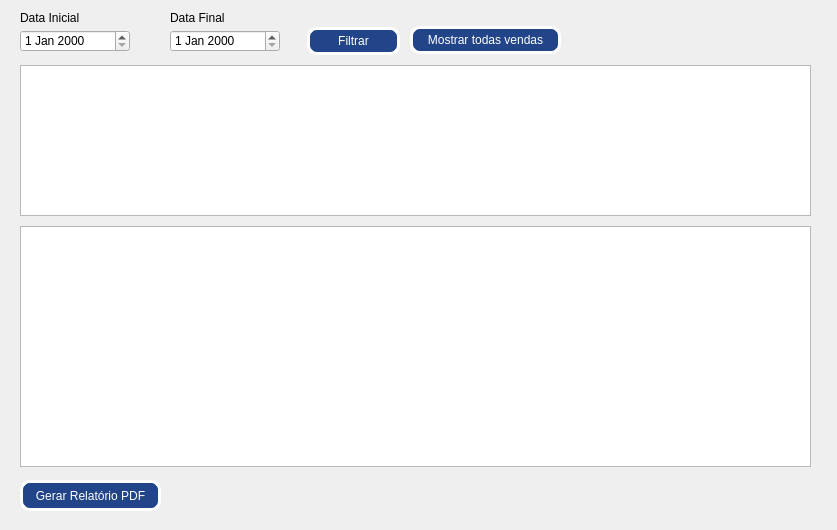
<?xml version="1.0" encoding="UTF-8"?>
<ui version="4.0">
 <class>fm_gestaoVendas</class>
 <widget class="QDialog" name="fm_gestaoVendas">
  <property name="geometry">
   <rect>
    <x>0</x>
    <y>0</y>
    <width>837</width>
    <height>530</height>
   </rect>
  </property>
  <property name="windowTitle">
   <string>Dialog</string>
  </property>
  <property name="styleSheet">
   <string notr="true">QDialog{
	background-image:url(:/imagens/cadeado/fundo.png);
}
QPushButton{
	background:#248;
    color:#fff;
	border:3px solid #fff;
	border-radius:10px;
}

QPushButton:hover{
	background:#dc143c;
	color:#008;
	border:3px solid #008;
	border-radius:10px;
}</string>
  </property>
  <widget class="QDateEdit" name="de_dataini">
   <property name="geometry">
    <rect>
     <x>20</x>
     <y>30</y>
     <width>110</width>
     <height>22</height>
    </rect>
   </property>
  </widget>
  <widget class="QDateEdit" name="de_datafim">
   <property name="geometry">
    <rect>
     <x>170</x>
     <y>30</y>
     <width>110</width>
     <height>22</height>
    </rect>
   </property>
  </widget>
  <widget class="QLabel" name="label">
   <property name="geometry">
    <rect>
     <x>20</x>
     <y>10</y>
     <width>81</width>
     <height>16</height>
    </rect>
   </property>
   <property name="text">
    <string>Data Inicial</string>
   </property>
  </widget>
  <widget class="QLabel" name="label_2">
   <property name="geometry">
    <rect>
     <x>170</x>
     <y>10</y>
     <width>71</width>
     <height>16</height>
    </rect>
   </property>
   <property name="text">
    <string>Data Final</string>
   </property>
  </widget>
  <widget class="QPushButton" name="btn_filtrar">
   <property name="geometry">
    <rect>
     <x>307</x>
     <y>27</y>
     <width>93</width>
     <height>28</height>
    </rect>
   </property>
   <property name="text">
    <string>Filtrar</string>
   </property>
  </widget>
  <widget class="QPushButton" name="btn_relatorioPDF">
   <property name="geometry">
    <rect>
     <x>20</x>
     <y>480</y>
     <width>141</width>
     <height>31</height>
    </rect>
   </property>
   <property name="styleSheet">
    <string notr="true">#fm_gestaoVendas{
	background-image:url(:/imagens/cadeado/fundo.png);
}</string>
   </property>
   <property name="text">
    <string>Gerar Relatório PDF</string>
   </property>
  </widget>
  <widget class="QTableWidget" name="tw_listaVendas">
   <property name="geometry">
    <rect>
     <x>20</x>
     <y>65</y>
     <width>791</width>
     <height>151</height>
    </rect>
   </property>
  </widget>
  <widget class="QTableWidget" name="tw_listaProdutosVendas">
   <property name="geometry">
    <rect>
     <x>20</x>
     <y>226</y>
     <width>791</width>
     <height>241</height>
    </rect>
   </property>
  </widget>
  <widget class="QPushButton" name="btn_mostrarTodasVendas">
   <property name="geometry">
    <rect>
     <x>410</x>
     <y>26</y>
     <width>151</width>
     <height>28</height>
    </rect>
   </property>
   <property name="text">
    <string>Mostrar todas vendas</string>
   </property>
  </widget>
 </widget>
 <resources/>
 <connections/>
</ui>
